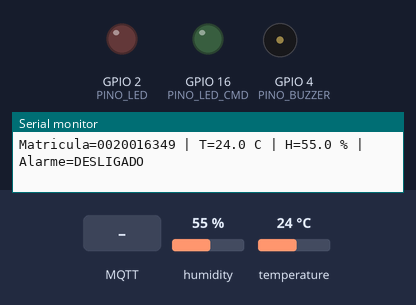
Simulated run of this sketch. Board: ESP32. Shown: output pins drawn as LEDs (lit = HIGH), buzzer (waves = sounding), the last lines printed to the serial monitor. Inputs (shaded band) come from the test bench; at power-on: temperature 24 °C, humidity 55 %. WiFi joins after 1.5 s; servers stay silent unless stated; random numbers use the default seed unless the sketch sets one; no MQTT or app messages arrive unless stated.

Above: at 4.8 s.
4.9 s: temperature set to 28.4 °C
7.2 s: temperature set to 29.6 °C
At 8.5 s:
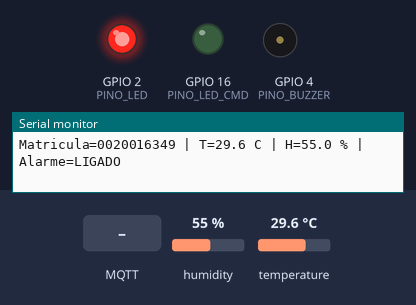
13.5 s: MQTT message "ON" arrives on the first subscribed topic
At 15.4 s:
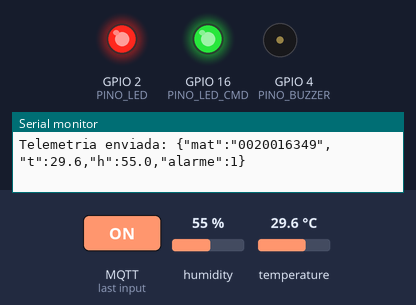
17.7 s: temperature set to 27.3 °C
At 18.4 s:
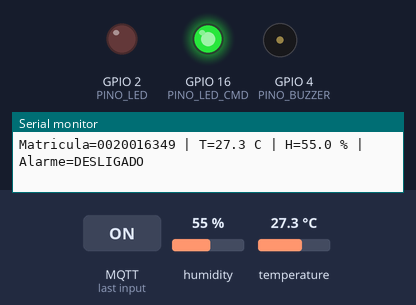
19.5 s: temperature set to 33 °C
At 21.3 s:
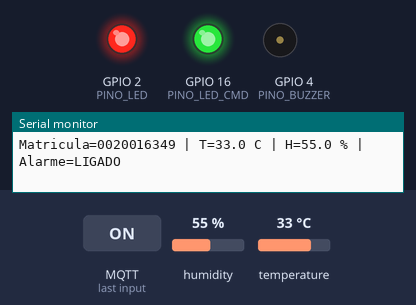
25.7 s: temperature set to 12 °C
At 26.9 s:
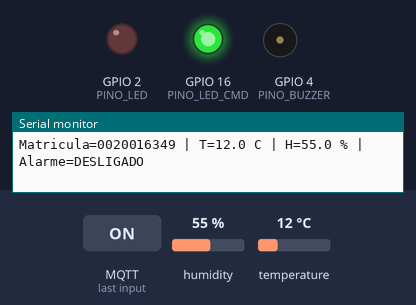
Timing chart, 0 to 28.5 s (numbered marks = the images above; inputs shaded):
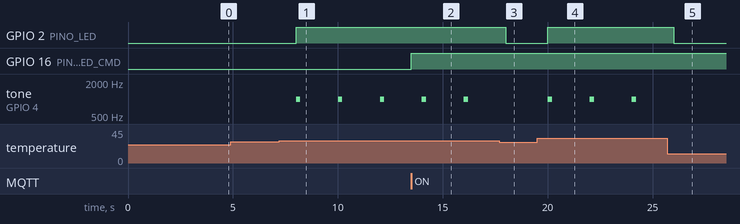

The sketch:

sketch.ino
```cpp
/* Monitor do Deposito - Caminho B: MQTT no HiveMQ
   Matricula: 0020016349
   DHT22: GPIO 15; LED alarme: GPIO 2; buzzer: GPIO 4;
   LED de comando: GPIO 16. Limite: 29 C, histerese: 1 C.
   Leitura: 2 s. Telemetria: 5 s. Sem credenciais reais.
*/
#include <WiFi.h>
#include <PubSubClient.h>
#include "DHTesp.h"
#include <math.h>

const char* MATRICULA = "0020016349";
const char* BROKER = "broker.hivemq.com";
const int PORTA = 1883;
const float LIMITE = 29.0;
const int PINO_DHT = 15, PINO_LED = 2, PINO_BUZZER = 4, PINO_LED_CMD = 16;

DHTesp dht;
WiFiClient wifi;
PubSubClient mqtt(wifi);
char clientId[64], tCheckin[80], tTelemetria[80], tCmd[80];
char tAck[80], tAlerta[80], tStatus[80];
char alertaPendente[128];
bool alarme = false, leituraValida = false, enviarAlerta = false;
float temperatura = 0, umidade = 0;
unsigned long ultimaLeitura = 0, ultimoEnvio = 0;
unsigned long tentativaMqtt = 0, tentativaWifi = 0;

void montarTopicos() {
  // Sufixo aleatorio reduz conflitos entre simulacoes simultaneas.
  snprintf(clientId, sizeof(clientId), "esp32-%s-%08lx", MATRICULA,
           (unsigned long)esp_random());
  snprintf(tCheckin, sizeof(tCheckin), "senac/iot/%s/checkin", MATRICULA);
  snprintf(tTelemetria, sizeof(tTelemetria), "senac/iot/%s/sala1/telemetria", MATRICULA);
  snprintf(tCmd, sizeof(tCmd), "senac/iot/%s/sala1/cmd/led", MATRICULA);
  snprintf(tAck, sizeof(tAck), "senac/iot/%s/sala1/ack", MATRICULA);
  snprintf(tAlerta, sizeof(tAlerta), "senac/iot/%s/sala1/alerta", MATRICULA);
  snprintf(tStatus, sizeof(tStatus), "senac/iot/%s/status", MATRICULA);
}

void aoReceber(char* topico, byte* payload, unsigned int tamanho) {
  if (strcmp(topico, tCmd) != 0 || tamanho >= 16) return;
  char msg[16];
  memcpy(msg, payload, tamanho);
  msg[tamanho] = '\0';
  if (strcmp(msg, "ON") == 0) {
    digitalWrite(PINO_LED_CMD, HIGH);
    mqtt.publish(tAck, "LED=ON");
  } else if (strcmp(msg, "OFF") == 0) {
    digitalWrite(PINO_LED_CMD, LOW);
    mqtt.publish(tAck, "LED=OFF");
  } else {
    mqtt.publish(tAck, "ERRO: use ON ou OFF");
  }
  Serial.printf("Comando: %s\n", msg);
}

void conectarMqtt() {
  if (!mqtt.connect(clientId, NULL, NULL, tStatus, 0, true, "offline")) {
    Serial.printf("Falha MQTT: %d\n", mqtt.state());
    return;
  }
  mqtt.publish(tStatus, "online", true);
  mqtt.subscribe(tCmd);
  char checkin[192];
  snprintf(checkin, sizeof(checkin),
    "{\"mat\":\"%s\",\"limite\":29,\"clientId\":\"%s\",\"base\":3}",
    MATRICULA, clientId);
  mqtt.publish(tCheckin, checkin, true);
  Serial.println("MQTT conectado; check-in enviado.");
}

void lerSensor() {
  TempAndHumidity leitura = dht.getTempAndHumidity();
  if (dht.getStatus() != DHTesp::ERROR_NONE ||
      !isfinite(leitura.temperature) || !isfinite(leitura.humidity) ||
      leitura.temperature < -40 || leitura.temperature > 80 ||
      leitura.humidity < 0 || leitura.humidity > 100) {
    leituraValida = false;
    Serial.println("Leitura invalida ignorada; alarme mantido.");
    return;
  }
  temperatura = leitura.temperature;
  umidade = leitura.humidity;
  leituraValida = true;
  bool novoAlarme = alarme;
  if (!alarme && temperatura > LIMITE) novoAlarme = true;
  if (alarme && temperatura < LIMITE - 1.0) novoAlarme = false;

  if (!alarme && novoAlarme) {
    snprintf(alertaPendente, sizeof(alertaPendente),
      "{\"mat\":\"%s\",\"evento\":\"ALERTA\",\"t\":%.1f,\"limite\":29}",
      MATRICULA, temperatura);
    enviarAlerta = true;
    Serial.printf("ALARME ATIVADO: %s\n", alertaPendente);
  }
  alarme = novoAlarme;
  digitalWrite(PINO_LED, alarme ? HIGH : LOW);
  if (alarme) tone(PINO_BUZZER, 1000, 200);
  else noTone(PINO_BUZZER);
  Serial.printf("Matricula=%s | T=%.1f C | H=%.1f %% | Alarme=%s\n",
    MATRICULA, temperatura, umidade, alarme ? "LIGADO" : "DESLIGADO");
}

void setup() {
  Serial.begin(115200);
  pinMode(PINO_LED, OUTPUT);
  pinMode(PINO_LED_CMD, OUTPUT);
  pinMode(PINO_BUZZER, OUTPUT);
  digitalWrite(PINO_LED, LOW);
  digitalWrite(PINO_LED_CMD, LOW);
  dht.setup(PINO_DHT, DHTesp::DHT22);
  montarTopicos();
  Serial.printf("MONITOR DO DEPOSITO | Matricula=%s | Limite=29 C\n", MATRICULA);
  Serial.printf("Assine no cliente web: senac/iot/%s/#\n", MATRICULA);
  mqtt.setServer(BROKER, PORTA);
  mqtt.setBufferSize(512);
  mqtt.setCallback(aoReceber);
  mqtt.setSocketTimeout(1);
  WiFi.mode(WIFI_STA);
  WiFi.setAutoReconnect(true);
  WiFi.begin("Wokwi-GUEST", "", 6);
}

void loop() {
  unsigned long agora = millis();
  // Mede mesmo enquanto a rede esta indisponivel.
  if (agora - ultimaLeitura >= 2000) {
    ultimaLeitura = agora;
    lerSensor();
  }
  if (WiFi.status() != WL_CONNECTED) {
    if (agora - tentativaWifi >= 10000) {
      tentativaWifi = agora;
      WiFi.reconnect();
    }
    return;
  }
  if (!mqtt.connected() && agora - tentativaMqtt >= 5000) {
    tentativaMqtt = agora;
    conectarMqtt();
  }
  mqtt.loop();
  // Uma publicacao por ativacao; guarda o ultimo evento pendente em RAM.
  // QoS 0 nao garante entrega; publish=true nao e confirmacao do gestor.
  if (mqtt.connected() && enviarAlerta) {
    if (mqtt.publish(tAlerta, alertaPendente)) enviarAlerta = false;
  }
  if (mqtt.connected() && leituraValida && agora - ultimoEnvio >= 5000) {
    ultimoEnvio = agora;
    char json[160];
    snprintf(json, sizeof(json),
      "{\"mat\":\"%s\",\"t\":%.1f,\"h\":%.1f,\"alarme\":%d}",
      MATRICULA, temperatura, umidade, alarme ? 1 : 0);
    bool ok = mqtt.publish(tTelemetria, json);
    Serial.printf("Telemetria %s: %s\n", ok ? "enviada" : "falhou", json);
  }
}
```

Measured:
- the behaviour switches between 29 and 29.1 °C on temperature (found by bisection; images 0 and 1)
- the behaviour switches between 28 and 27.9 °C on temperature (found by bisection; images 2 and 3)
- after the input at 7.2 s, GPIO 2 (PINO_LED): LOW → HIGH after 0.81 s; tone on GPIO 4 (PINO_BUZZER): alternates 1000 Hz for 0.20 s and silent for 1.8 s, starting after 0.81 s
- after the input at 13.5 s, GPIO 16 (PINO_LED_CMD): LOW → HIGH at once
- after the input at 17.7 s, GPIO 2 (PINO_LED): HIGH → LOW after 0.31 s
- after the input at 19.5 s, GPIO 2 (PINO_LED): LOW → HIGH after 0.51 s; tone on GPIO 4 (PINO_BUZZER): alternates 1000 Hz for 0.20 s and silent for 1.8 s, starting after 0.51 s
- after the input at 25.7 s, GPIO 2 (PINO_LED): HIGH → LOW after 0.31 s
